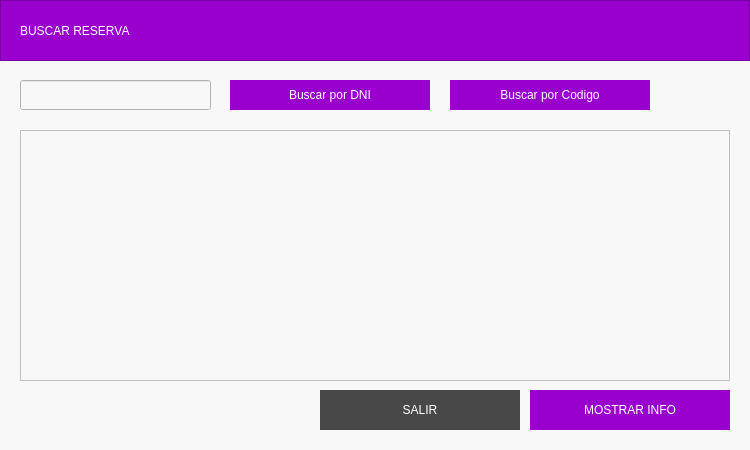
<?xml version="1.0" encoding="UTF-8"?>
<ui version="4.0">
 <class>BuscarReservaView</class>
 <widget class="QWidget" name="BuscarReservaView">
  <property name="geometry">
   <rect>
    <x>0</x>
    <y>0</y>
    <width>750</width>
    <height>450</height>
   </rect>
  </property>
  <property name="windowTitle">
   <string>Form</string>
  </property>
  <property name="styleSheet">
   <string notr="true">background-color: #F8F8F8;
font: 8pt &quot;Roboto&quot;;</string>
  </property>
  <widget class="QFrame" name="frame">
   <property name="geometry">
    <rect>
     <x>0</x>
     <y>0</y>
     <width>750</width>
     <height>61</height>
    </rect>
   </property>
   <property name="styleSheet">
    <string notr="true">background-color: rgb(153, 0, 206);</string>
   </property>
   <property name="frameShape">
    <enum>QFrame::StyledPanel</enum>
   </property>
   <property name="frameShadow">
    <enum>QFrame::Raised</enum>
   </property>
   <widget class="QLabel" name="label">
    <property name="geometry">
     <rect>
      <x>20</x>
      <y>10</y>
      <width>351</width>
      <height>41</height>
     </rect>
    </property>
    <property name="styleSheet">
     <string notr="true">font: 800 30pt &quot;Roboto&quot;;
color: #FFFFFF;</string>
    </property>
    <property name="text">
     <string>BUSCAR RESERVA</string>
    </property>
   </widget>
  </widget>
  <widget class="QPushButton" name="btnSalir">
   <property name="geometry">
    <rect>
     <x>320</x>
     <y>390</y>
     <width>200</width>
     <height>40</height>
    </rect>
   </property>
   <property name="styleSheet">
    <string notr="true">QPushButton{
background-color: #484848;
color: #ffffff;
font: 800 10pt &quot;Roboto&quot;;
border:none;
transition: all .5s;
}

QPushButton:hover{
	background-color: #333232
}

QPushButton:pressed{
	background-color: #484848;
}</string>
   </property>
   <property name="text">
    <string>SALIR</string>
   </property>
  </widget>
  <widget class="QPushButton" name="btnMostrarInfo">
   <property name="geometry">
    <rect>
     <x>530</x>
     <y>390</y>
     <width>200</width>
     <height>40</height>
    </rect>
   </property>
   <property name="styleSheet">
    <string notr="true">QPushButton{
background-color: #9900CE;
color: #ffffff;
font: 800 10pt &quot;Roboto&quot;;
border:none;
transition: all .5s;
}

QPushButton:hover{
	background-color: #6B0C8C
}

QPushButton:pressed{
	background-color: #A30DD8;
}</string>
   </property>
   <property name="text">
    <string>MOSTRAR INFO</string>
   </property>
  </widget>
  <widget class="QTableWidget" name="tblResultados">
   <property name="geometry">
    <rect>
     <x>20</x>
     <y>130</y>
     <width>710</width>
     <height>251</height>
    </rect>
   </property>
  </widget>
  <widget class="QLineEdit" name="lineEdit">
   <property name="geometry">
    <rect>
     <x>20</x>
     <y>80</y>
     <width>191</width>
     <height>30</height>
    </rect>
   </property>
   <property name="styleSheet">
    <string notr="true">font: 800 12pt &quot;Roboto&quot;</string>
   </property>
  </widget>
  <widget class="QPushButton" name="btnBuscarDni">
   <property name="geometry">
    <rect>
     <x>230</x>
     <y>80</y>
     <width>200</width>
     <height>30</height>
    </rect>
   </property>
   <property name="styleSheet">
    <string notr="true">QPushButton{
background-color: #9900CE;
color: #ffffff;
font: 800 10pt &quot;Roboto&quot;;
border:none;
transition: all .5s;
}

QPushButton:hover{
	background-color: #6B0C8C
}

QPushButton:pressed{
	background-color: #A30DD8;
}</string>
   </property>
   <property name="text">
    <string>Buscar por DNI</string>
   </property>
  </widget>
  <widget class="QPushButton" name="btnBuscarCodigo">
   <property name="geometry">
    <rect>
     <x>450</x>
     <y>80</y>
     <width>200</width>
     <height>30</height>
    </rect>
   </property>
   <property name="styleSheet">
    <string notr="true">QPushButton{
background-color: #9900CE;
color: #ffffff;
font: 800 10pt &quot;Roboto&quot;;
border:none;
transition: all .5s;
}

QPushButton:hover{
	background-color: #6B0C8C
}

QPushButton:pressed{
	background-color: #A30DD8;
}</string>
   </property>
   <property name="text">
    <string>Buscar por Codigo</string>
   </property>
  </widget>
 </widget>
 <resources/>
 <connections/>
</ui>
